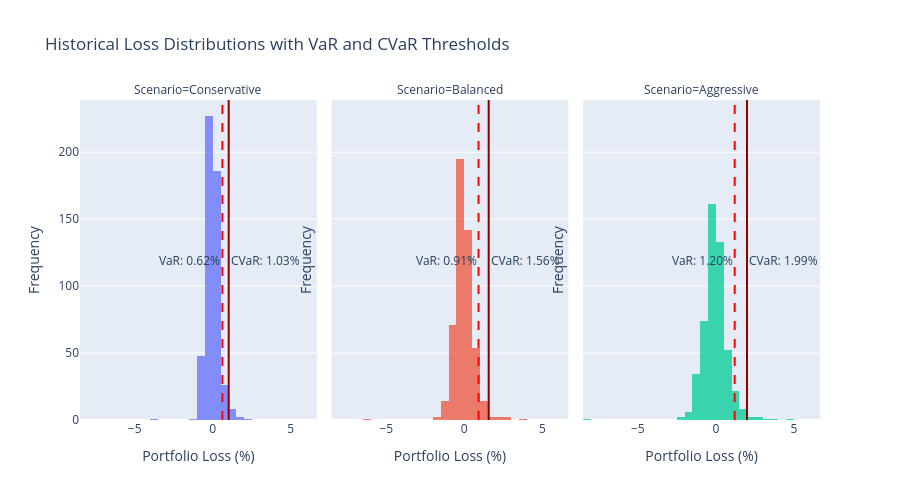

The cell this chart's notebook holds for it:
### Code cell
def create_loss_distribution_plot(results_dict, scenarios_dict):    
    # Prepare data for plotting
    plot_data = []
    for scenario_name in scenarios_dict.keys():
        port_returns = all_results[scenario_name]['95%']['portfolio_returns']
        losses_pct = -port_returns * 100  # Convert to % losses
        
        for loss in losses_pct:
            plot_data.append({
                'Scenario': scenario_name,
                'Loss (%)': loss
            })
    
    df_plot = pd.DataFrame(plot_data)
    
    fig = px.histogram(
        df_plot, 
        x='Loss (%)', 
        color='Scenario',
        facet_col='Scenario',
        facet_col_wrap=3,
        title='Historical Loss Distributions with VaR and CVaR Thresholds',
        nbins=50,
        opacity=0.75,
        height=500
    )
    
    for i, scenario_name in enumerate(scenarios_dict.keys()):
        var_95 = all_results[scenario_name]['95%']['VaR (%)']
        cvar_95 = all_results[scenario_name]['95%']['CVaR (%)']
        
        fig.add_vline(
            x=var_95, 
            line_dash="dash", 
            line_color="red",
            annotation_text=f"VaR: {var_95:.2f}%",
            annotation_position="left",
            row=1, col=i+1
        )
        
        fig.add_vline(
            x=cvar_95, 
            line_dash="solid", 
            line_color="darkred",
            annotation_text=f"CVaR: {cvar_95:.2f}%",
            annotation_position="right",
            row=1, col=i+1
        )
    
    fig.update_xaxes(title_text="Portfolio Loss (%)")
    fig.update_yaxes(title_text="Frequency")
    fig.update_layout(showlegend=False)
    
    return fig

fig = create_loss_distribution_plot(all_results, scenarios)
fig.show()

### Figure 1 — Plotly figure (JSON) as saved in the notebook; plotly's stock layout.template omitted (floating-point values rounded to 4 significant figures; data arrays with more than 128 entries replaced by an {"elided": "..."} marker saying what was removed)
{"data": [{"bingroup": "x", "hovertemplate": "Scenario=Conservative<br>Loss (%)=%{x}<br>count=%{y}<extra></extra>", "legendgroup": "Conservative", "marker": {"color": "#636efa", "opacity": 0.75, "pattern": {"shape": ""}}, "name": "Conservative", "nbinsx": 50, "orientation": "v", "showlegend": true, "type": "histogram", "x": {"elided": "500 float values"}, "xaxis": "x", "yaxis": "y"}, {"bingroup": "x", "hovertemplate": "Scenario=Balanced<br>Loss (%)=%{x}<br>count=%{y}<extra></extra>", "legendgroup": "Balanced", "marker": {"color": "#EF553B", "opacity": 0.75, "pattern": {"shape": ""}}, "name": "Balanced", "nbinsx": 50, "orientation": "v", "showlegend": true, "type": "histogram", "x": {"elided": "500 float values"}, "xaxis": "x2", "yaxis": "y2"}, {"bingroup": "x", "hovertemplate": "Scenario=Aggressive<br>Loss (%)=%{x}<br>count=%{y}<extra></extra>", "legendgroup": "Aggressive", "marker": {"color": "#00cc96", "opacity": 0.75, "pattern": {"shape": ""}}, "name": "Aggressive", "nbinsx": 50, "orientation": "v", "showlegend": true, "type": "histogram", "x": {"elided": "500 float values"}, "xaxis": "x3", "yaxis": "y3"}], "layout": {"annotations": [{"showarrow": false, "text": "Scenario=Conservative", "x": 0.16, "xanchor": "center", "xref": "paper", "y": 1, "yanchor": "bottom", "yref": "paper"}, {"showarrow": false, "text": "Scenario=Balanced", "x": 0.5, "xanchor": "center", "xref": "paper", "y": 1, "yanchor": "bottom", "yref": "paper"}, {"showarrow": false, "text": "Scenario=Aggressive", "x": 0.84, "xanchor": "center", "xref": "paper", "y": 1, "yanchor": "bottom", "yref": "paper"}, {"showarrow": false, "text": "VaR: 0.62%", "x": 0.6208, "xanchor": "right", "xref": "x", "y": 0.5, "yanchor": "middle", "yref": "y domain"}, {"showarrow": false, "text": "CVaR: 1.03%", "x": 1.025, "xanchor": "left", "xref": "x", "y": 0.5, "yanchor": "middle", "yref": "y domain"}, {"showarrow": false, "text": "VaR: 0.91%", "x": 0.9122, "xanchor": "right", "xref": "x2", "y": 0.5, "yanchor": "middle", "yref": "y2 domain"}, {"showarrow": false, "text": "CVaR: 1.56%", "x": 1.562, "xanchor": "left", "xref": "x2", "y": 0.5, "yanchor": "middle", "yref": "y2 domain"}, {"showarrow": false, "text": "VaR: 1.20%", "x": 1.205, "xanchor": "right", "xref": "x3", "y": 0.5, "yanchor": "middle", "yref": "y3 domain"}, {"showarrow": false, "text": "CVaR: 1.99%", "x": 1.992, "xanchor": "left", "xref": "x3", "y": 0.5, "yanchor": "middle", "yref": "y3 domain"}], "barmode": "relative", "height": 500, "legend": {"title": {"text": "Scenario"}, "tracegroupgap": 0}, "shapes": [{"line": {"color": "red", "dash": "dash"}, "type": "line", "x0": 0.6208, "x1": 0.6208, "xref": "x", "y0": 0, "y1": 1, "yref": "y domain"}, {"line": {"color": "darkred", "dash": "solid"}, "type": "line", "x0": 1.025, "x1": 1.025, "xref": "x", "y0": 0, "y1": 1, "yref": "y domain"}, {"line": {"color": "red", "dash": "dash"}, "type": "line", "x0": 0.9122, "x1": 0.9122, "xref": "x2", "y0": 0, "y1": 1, "yref": "y2 domain"}, {"line": {"color": "darkred", "dash": "solid"}, "type": "line", "x0": 1.562, "x1": 1.562, "xref": "x2", "y0": 0, "y1": 1, "yref": "y2 domain"}, {"line": {"color": "red", "dash": "dash"}, "type": "line", "x0": 1.205, "x1": 1.205, "xref": "x3", "y0": 0, "y1": 1, "yref": "y3 domain"}, {"line": {"color": "darkred", "dash": "solid"}, "type": "line", "x0": 1.992, "x1": 1.992, "xref": "x3", "y0": 0, "y1": 1, "yref": "y3 domain"}], "showlegend": false, "title": {"text": "Historical Loss Distributions with VaR and CVaR Thresholds"}, "xaxis": {"anchor": "y", "domain": [0, 0.32], "title": {"text": "Portfolio Loss (%)"}}, "xaxis2": {"anchor": "y2", "domain": [0.34, 0.66], "matches": "x", "title": {"text": "Portfolio Loss (%)"}}, "xaxis3": {"anchor": "y3", "domain": [0.68, 1.0], "matches": "x", "title": {"text": "Portfolio Loss (%)"}}, "yaxis": {"anchor": "x", "domain": [0, 1], "title": {"text": "Frequency"}}, "yaxis2": {"anchor": "x2", "domain": [0, 1], "matches": "y", "showticklabels": false, "title": {"text": "Frequency"}}, "yaxis3": {"anchor": "x3", "domain": [0, 1], "matches": "y", "showticklabels": false, "title": {"text": "Frequency"}}}}
